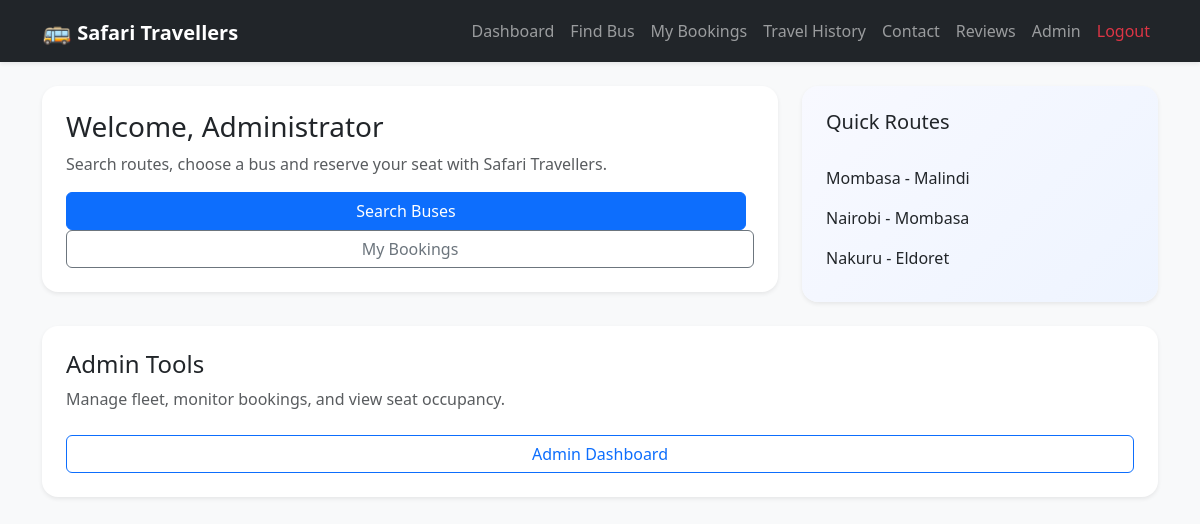
The app's page /dashboard (signed in) with its own data.
### app/models.py (models this page shows, shortened)
class User(UserMixin, db.Model):
    __tablename__ = 'users'
    id = db.Column(db.Integer, primary_key=True)
    fullname = db.Column(db.String(255), nullable=False)
    email = db.Column(db.String(255), unique=True, nullable=False)
    password = db.Column(db.String(255), nullable=False)
    is_admin = db.Column(db.Boolean, default=False)
    bookings = db.relationship('Booking', back_populates='user', cascade='all, delete-orphan')
    @property
    def is_admin_user(self):
        admin_email = current_app.config.get('ADMIN_EMAIL')
        return self.is_admin or (admin_email and self.email == admin_email)

class Bus(db.Model):
    __tablename__ = 'buses'
    id = db.Column(db.Integer, primary_key=True)
    bus_name = db.Column(db.String(100), nullable=False)
    route = db.Column(db.String(255), nullable=False)
    departure_time = db.Column(db.String(50), nullable=False)
    total_seats = db.Column(db.Integer, default=18)
    price = db.Column(db.Float, default=1650.0)
    bookings = db.relationship('Booking', back_populates='bus', cascade='all, delete-orphan')

### app/route.py (the view)
@main.route('/dashboard')
@login_required
def dashboard():
    quick_routes = get_route_options()
    return render_template('dashboard.html', user=current_user, routes=quick_routes)

### app/route.py (called while the page is built, shortened)
@login_manager.user_loader
def load_user(user_id):
    return User.query.get(int(user_id))

def get_route_options():
    routes = [bus.route for bus in Bus.query.distinct(Bus.route).all()]
    return sorted(set(routes))

### app/templates/dashboard.html
{% extends "base.html" %}
{% block content %}
<div class="row gy-4">
    <div class="col-lg-8">
        <div class="card shadow-sm border-0 p-4">
            <h3>Welcome, {{ user.fullname }}</h3>
            <p class="text-muted">Search routes, choose a bus and reserve your seat with Safari Travellers.</p>
            <a href="{{ url_for('main.search_buses') }}" class="btn btn-primary me-2">Search Buses</a>
            <a href="{{ url_for('main.my_bookings') }}" class="btn btn-outline-secondary">My Bookings</a>
        </div>
    </div>
    <div class="col-lg-4">
        <div class="card shadow-sm border-0 p-4 bg-gradient-light">
            <h5>Quick Routes</h5>
            <ul class="list-group list-group-flush mt-3">
                {% for route in routes[:5] %}
                    <li class="list-group-item bg-transparent border-0 ps-0">{{ route }}</li>
                {% endfor %}
            </ul>
        </div>
    </div>
</div>
{% if current_user.is_admin_user %}
    <div class="card shadow-sm border-0 p-4 mt-4">
        <h4>Admin Tools</h4>
        <p class="text-muted">Manage fleet, monitor bookings, and view seat occupancy.</p>
        <a href="{{ url_for('main.admin_dashboard') }}" class="btn btn-outline-primary mt-2">Admin Dashboard</a>
    </div>
{% endif %}
{% endblock %}

### static/style.css (style rules this page uses)
body { background-color: #eef2f7; color: #212529; }
.card { border-radius: 16px; }
.bg-gradient-light { background: linear-gradient(135deg, #f8f9ff 0%, #eef4ff 100%); }

### records on screen
User: fullname "Administrator"
Bus: route "Mombasa - Malindi"
Bus: route "Nairobi - Mombasa"
Bus: route "Nakuru - Eldoret"
